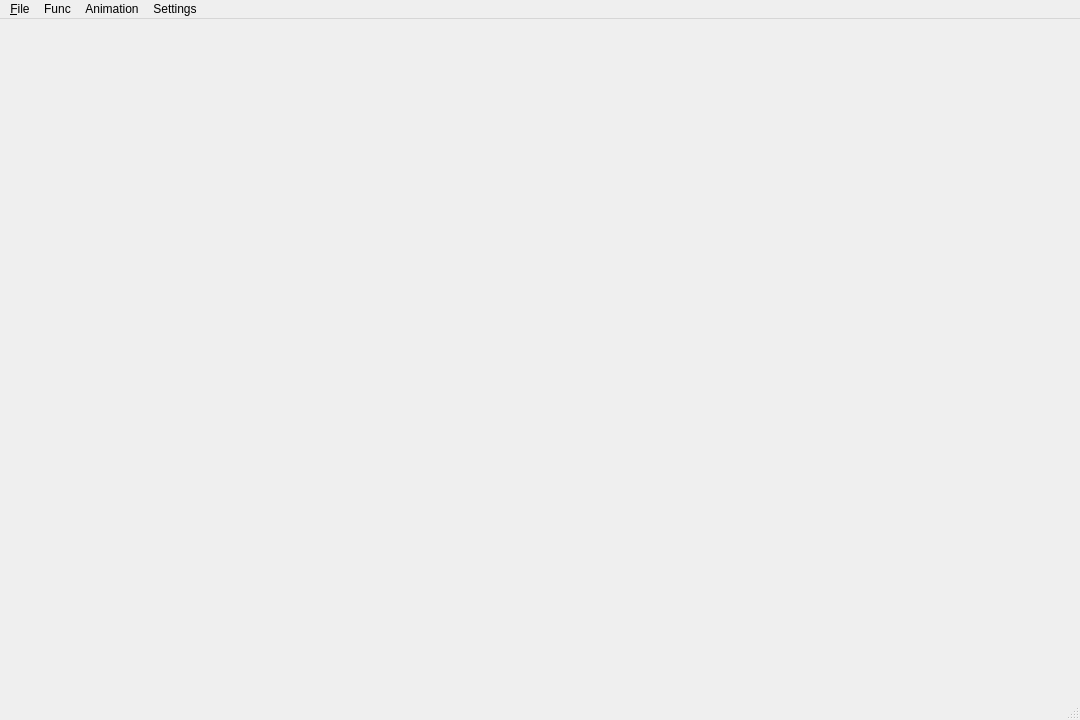
<?xml version="1.0" encoding="UTF-8"?>
<ui version="4.0">
 <class>MainWindow</class>
 <widget class="QMainWindow" name="MainWindow">
  <property name="geometry">
   <rect>
    <x>0</x>
    <y>0</y>
    <width>1080</width>
    <height>720</height>
   </rect>
  </property>
  <property name="windowTitle">
   <string>MainWindow</string>
  </property>
  <widget class="QWidget" name="centralwidget">
   <widget class="QLabel" name="header_label">
    <property name="geometry">
     <rect>
      <x>770</x>
      <y>140</y>
      <width>261</width>
      <height>511</height>
     </rect>
    </property>
    <property name="text">
     <string/>
    </property>
   </widget>
   <widget class="QLabel" name="palette_label">
    <property name="geometry">
     <rect>
      <x>770</x>
      <y>10</y>
      <width>96</width>
      <height>96</height>
     </rect>
    </property>
    <property name="text">
     <string/>
    </property>
   </widget>
  </widget>
  <widget class="QMenuBar" name="menubar">
   <property name="geometry">
    <rect>
     <x>0</x>
     <y>0</y>
     <width>1080</width>
     <height>26</height>
    </rect>
   </property>
   <widget class="QMenu" name="menu_File">
    <property name="title">
     <string>&amp;File</string>
    </property>
    <addaction name="actionOpen"/>
   </widget>
   <widget class="QMenu" name="menuSettings">
    <property name="title">
     <string>Settings</string>
    </property>
    <addaction name="actionReset"/>
   </widget>
   <widget class="QMenu" name="menuFunc">
    <property name="title">
     <string>Func</string>
    </property>
    <widget class="QMenu" name="menuEnlarge">
     <property name="enabled">
      <bool>false</bool>
     </property>
     <property name="title">
      <string>Enlarge</string>
     </property>
     <addaction name="actionSimple_Dup"/>
     <addaction name="actionBi_Linear"/>
    </widget>
    <widget class="QMenu" name="menuRotate">
     <property name="enabled">
      <bool>false</bool>
     </property>
     <property name="title">
      <string>Rotate</string>
     </property>
     <addaction name="actionNormal_Rotate"/>
     <addaction name="actionReverse_Rotate"/>
    </widget>
    <widget class="QMenu" name="menuCut">
     <property name="enabled">
      <bool>false</bool>
     </property>
     <property name="title">
      <string>Cut</string>
     </property>
     <addaction name="actionRect_Cut"/>
     <addaction name="actionCircle_Cut"/>
    </widget>
    <addaction name="menuEnlarge"/>
    <addaction name="menuRotate"/>
    <addaction name="actionShear"/>
    <addaction name="menuCut"/>
    <addaction name="actionMagic_Wand"/>
    <addaction name="actionAplha"/>
   </widget>
   <widget class="QMenu" name="menuAnimation">
    <property name="enabled">
     <bool>true</bool>
    </property>
    <property name="title">
     <string>Animation</string>
    </property>
    <addaction name="actionBall"/>
   </widget>
   <addaction name="menu_File"/>
   <addaction name="menuFunc"/>
   <addaction name="menuAnimation"/>
   <addaction name="menuSettings"/>
  </widget>
  <widget class="QStatusBar" name="statusbar"/>
  <action name="actionOpen">
   <property name="text">
    <string>Open</string>
   </property>
  </action>
  <action name="actionReset">
   <property name="text">
    <string>Reset</string>
   </property>
  </action>
  <action name="actionSimple_Dup">
   <property name="checkable">
    <bool>false</bool>
   </property>
   <property name="enabled">
    <bool>true</bool>
   </property>
   <property name="text">
    <string>Simple_Dup</string>
   </property>
  </action>
  <action name="actionBi_Linear">
   <property name="text">
    <string>Bi-Linear</string>
   </property>
  </action>
  <action name="actionNormal_Rotate">
   <property name="text">
    <string>Normal_Rotate</string>
   </property>
  </action>
  <action name="actionReverse_Rotate">
   <property name="text">
    <string>Reverse_Rotate</string>
   </property>
  </action>
  <action name="actionShear">
   <property name="enabled">
    <bool>false</bool>
   </property>
   <property name="text">
    <string>Shear</string>
   </property>
  </action>
  <action name="actionRect_Cut">
   <property name="text">
    <string>Rect_Cut</string>
   </property>
  </action>
  <action name="actionCircle_Cut">
   <property name="text">
    <string>Circle_Cut</string>
   </property>
  </action>
  <action name="actionMagic_Wand">
   <property name="enabled">
    <bool>false</bool>
   </property>
   <property name="text">
    <string>Magic_Wand</string>
   </property>
  </action>
  <action name="actionAplha">
   <property name="enabled">
    <bool>false</bool>
   </property>
   <property name="text">
    <string>Aplha</string>
   </property>
  </action>
  <action name="actionBall">
   <property name="text">
    <string>Ball</string>
   </property>
  </action>
 </widget>
 <resources/>
 <connections/>
</ui>
